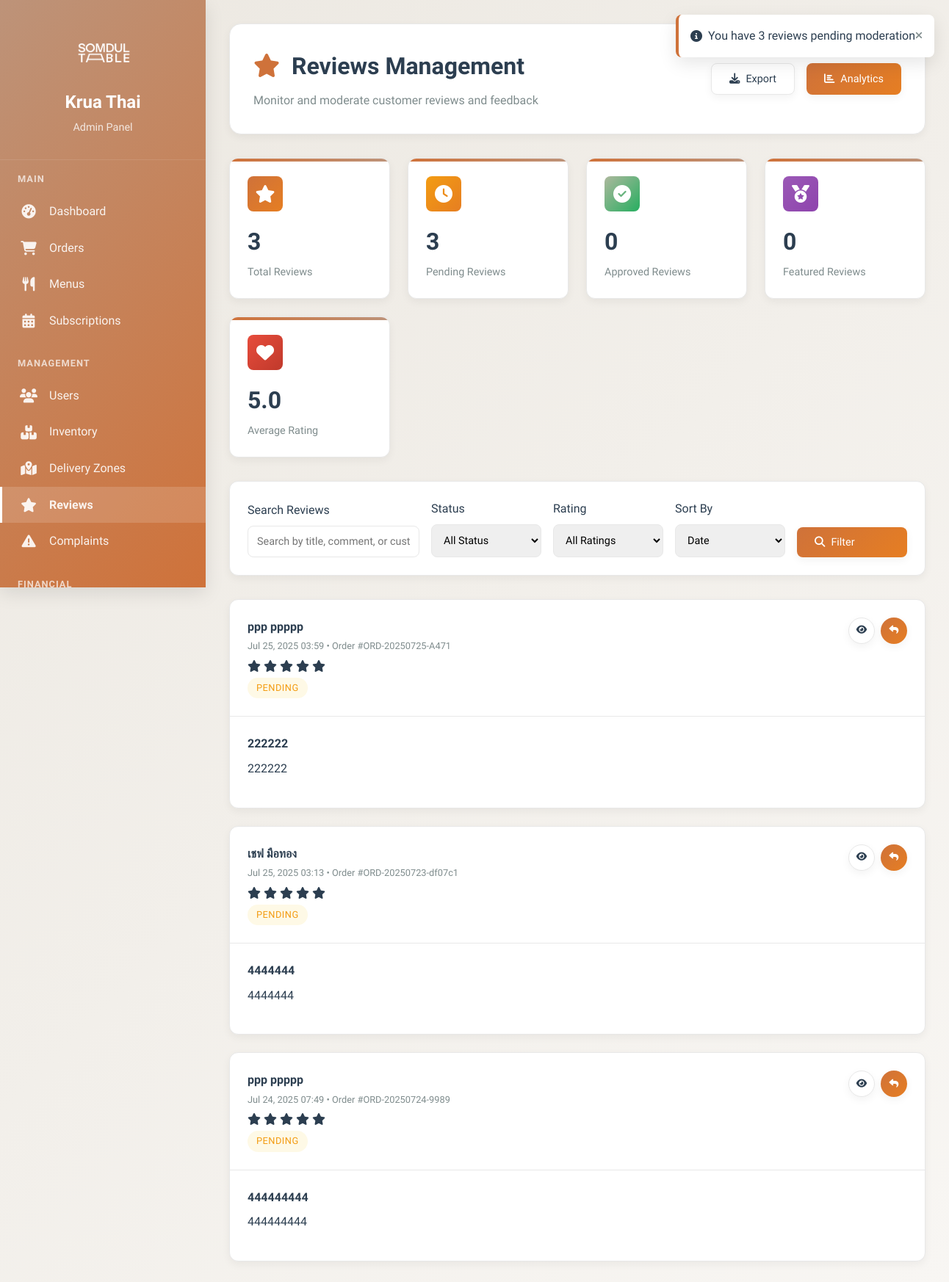
/KruaThai/admin/reviews.php (signed in), run on the app's committed database.
### tables this page shows
CREATE TABLE `reviews` (
  `id` char(36) NOT NULL,
  `order_id` char(36) NOT NULL,
  `user_id` char(36) NOT NULL,
  `menu_id` char(36) DEFAULT NULL,
  `overall_rating` tinyint(4) NOT NULL,
  `food_quality_rating` tinyint(4) DEFAULT NULL,
  `delivery_rating` tinyint(4) DEFAULT NULL,
  `packaging_rating` tinyint(4) DEFAULT NULL,
  `title` varchar(200) DEFAULT NULL,
  `comment` text,
  `pros` text,
  `cons` text,
  `would_recommend` tinyint(1) DEFAULT NULL,
  `photos` longtext,
  `admin_response` text,
  `admin_response_at` timestamp NULL DEFAULT NULL,
  `admin_response_by` char(36) DEFAULT NULL,
  `is_verified` tinyint(1) DEFAULT '0',
  `is_featured` tinyint(1) DEFAULT '0',
  `is_public` tinyint(1) DEFAULT '1',
  `moderation_status` enum('pending','approved','rejected') DEFAULT 'pending',
  `created_at` timestamp NOT NULL DEFAULT CURRENT_TIMESTAMP,
  `updated_at` timestamp NOT NULL DEFAULT CURRENT_TIMESTAMP ON UPDATE CURRENT_TIMESTAMP
);

CREATE TABLE `orders` (
  `id` char(36) NOT NULL,
  `order_number` varchar(20) NOT NULL,
  `subscription_id` char(36) NOT NULL,
  `user_id` char(36) NOT NULL,
  `delivery_date` date NOT NULL,
  `delivery_time_slot` enum('09:00-12:00','12:00-15:00','15:00-18:00','18:00-21:00') DEFAULT NULL,
  `delivery_address` text NOT NULL,
  `delivery_instructions` text,
  `status` enum('pending','confirmed','preparing','ready','out_for_delivery','delivered','cancelled') DEFAULT 'pending',
  `kitchen_status` enum('not_started','in_progress','completed') DEFAULT 'not_started',
  `assigned_rider_id` char(36) DEFAULT NULL,
  `pickup_time` timestamp NULL DEFAULT NULL,
  `delivery_confirmation_method` enum('photo','signature','customer_present','left_at_door') DEFAULT 'customer_present',
  `delivery_photo_url` varchar(500) DEFAULT NULL,
  `delivery_signature_url` varchar(500) DEFAULT NULL,
  `delivered_at` timestamp NULL DEFAULT NULL,
  `total_items` int(11) DEFAULT '0',
  `estimated_prep_time` int(11) DEFAULT '30',
  `special_notes` text,
  `created_at` timestamp NOT NULL DEFAULT CURRENT_TIMESTAMP,
  `updated_at` timestamp NOT NULL DEFAULT CURRENT_TIMESTAMP ON UPDATE CURRENT_TIMESTAMP
);

### KruaThai/admin/reviews.php (the view, shortened to what this page needs)
<?php
require_once '../config/database.php';
try {
    $search = $_GET['search'] ?? '';
    $sortBy = $_GET['sort'] ?? 'created_at';
    $whereConditions = ['1=1'];
    $params = [];
    $whereClause = implode(' AND ', $whereConditions);
    $stmt = $pdo->prepare("
        SELECT r.*,
               CONCAT(u.first_name, ' ', u.last_name) as customer_name,
               u.email as customer_email,
               m.name as menu_name,
               o.order_number
        FROM reviews r
        JOIN users u ON r.user_id = u.id
        LEFT JOIN menus m ON r.menu_id = m.id
        LEFT JOIN orders o ON r.order_id = o.id
        WHERE $whereClause
        ORDER BY r.$sortBy DESC
        LIMIT 50
    ");
    $stmt->execute($params);
    $reviews = $stmt->fetchAll(PDO::FETCH_ASSOC);
    $stmt = $pdo->prepare("
        SELECT
            COUNT(*) as total_reviews,
            SUM(CASE WHEN moderation_status = 'pending' THEN 1 ELSE 0 END) as pending_reviews,
            SUM(CASE WHEN moderation_status = 'approved' THEN 1 ELSE 0 END) as approved_reviews,
            SUM(CASE WHEN is_featured = 1 THEN 1 ELSE 0 END) as featured_reviews,
            AVG(overall_rating) as avg_rating
        FROM reviews
    ");
    $stmt->execute();
    $stats = $stmt->fetch(PDO::FETCH_ASSOC);
} catch (Exception $e) {
    $reviews = [];
    $stats = ['total_reviews' => 0, 'pending_reviews' => 0, 'approved_reviews' => 0, 'featured_reviews' => 0, 'avg_rating' => 0];
    error_log("Reviews error: " . $e->getMessage());
}
?>
<!DOCTYPE html>
<html lang="th">
<head>
    <link href="https://cdnjs.cloudflare.com/ajax/libs/font-awesome/6.4.0/css/all.min.css" rel="stylesheet">
</head>
<body>
    <div class="admin-layout">
        <div class="sidebar" id="sidebar">
            <div class="sidebar-header">
                <div class="logo">
                    <img src="../assets/image/LOGO_White Trans.png"
                         alt="Krua Thai Logo"
                         class="logo-image"
                         loading="lazy">
                </div>
                <div class="sidebar-title">Krua Thai</div>
                <div class="sidebar-subtitle">Admin Panel</div>
            </div>
            <nav class="sidebar-nav">
                <div class="nav-section">
                    <div class="nav-section-title">Main</div>
                    <a href="dashboard.php" class="nav-item">
                        <i class="nav-icon fas fa-tachometer-alt"></i>
                        <span>Dashboard</span>
                    </a>
                    <a href="orders.php" class="nav-item">
                        <i class="nav-icon fas fa-shopping-cart"></i>
                        <span>Orders</span>
                    </a>
                    <a href="menus.php" class="nav-item">
                        <i class="nav-icon fas fa-utensils"></i>
                        <span>Menus</span>
                    </a>
                    <a href="subscriptions.php" class="nav-item">
                        <i class="nav-icon fas fa-calendar-alt"></i>
                        <span>Subscriptions</span>
                    </a>
                </div>
                <div class="nav-section">
                    <div class="nav-section-title">Management</div>
                    <a href="users.php" class="nav-item">
                        <i class="nav-icon fas fa-users"></i>
                        <span>Users</span>
                    </a>
                    <a href="inventory.php" class="nav-item">
                        <i class="nav-icon fas fa-boxes"></i>
                        <span>Inventory</span>
                    </a>
                    <a href="delivery-zones.php" class="nav-item">
                        <i class="nav-icon fas fa-map-marked-alt"></i>
                        <span>Delivery Zones</span>
                    </a>
                    <a href="reviews.php" class="nav-item active">
                        <i class="nav-icon fas fa-star"></i>
                        <span>Reviews</span>
                    </a>
                    <a href="complaints.php" class="nav-item">
                        <i class="nav-icon fas fa-exclamation-triangle"></i>
                        <span>Complaints</span>
                    </a>
                </div>
                <div class="nav-section">
                    <div class="nav-section-title">Financial</div>
                </div>
            </nav>
        </div>
        <div class="main-content">
            <div class="page-header">
                <div class="header-content">
                    <div>
                        <h1 class="page-title">
                            <i class="fas fa-star" style="margin-right: 0.5rem; color: var(--curry);"></i>
                            Reviews Management
                        </h1>
                        <p class="page-subtitle">Monitor and moderate customer reviews and feedback</p>
                    </div>
                    <div class="header-actions">
                        <button class="btn btn-secondary" onclick="exportReviews()">
                            <i class="fas fa-download"></i>
                            Export
                        </button>
                        <button class="btn btn-primary" onclick="showAnalytics()">
                            <i class="fas fa-chart-bar"></i>
                            Analytics
                        </button>
                    </div>
                </div>
            </div>
            <div class="stats-grid">
                <div class="stat-card">
                    <div class="stat-header">
                        <div class="stat-icon" style="background: linear-gradient(135deg, var(--curry), #e67e22);">
                            <i class="fas fa-star"></i>
                        </div>
                    </div>
                    <div class="stat-value"><?= number_format($stats['total_reviews']) ?></div>
                    <div class="stat-label">Total Reviews</div>
                </div>
                <div class="stat-card">
                    <div class="stat-header">
                        <div class="stat-icon" style="background: linear-gradient(135deg, #f39c12, #e67e22);">
                            <i class="fas fa-clock"></i>
                        </div>
                    </div>
                    <div class="stat-value"><?= number_format($stats['pending_reviews']) ?></div>
                    <div class="stat-label">Pending Reviews</div>
                </div>
                <div class="stat-card">
                    <div class="stat-header">
                        <div class="stat-icon" style="background: linear-gradient(135deg, var(--sage), #27ae60);">
                            <i class="fas fa-check-circle"></i>
                        </div>
                    </div>
                    <div class="stat-value"><?= number_format($stats['approved_reviews']) ?></div>
                    <div class="stat-label">Approved Reviews</div>
                </div>
                <div class="stat-card">
                    <div class="stat-header">
                        <div class="stat-icon" style="background: linear-gradient(135deg, #9b59b6, #8e44ad);">
                            <i class="fas fa-medal"></i>
                        </div>
                    </div>
                    <div class="stat-value"><?= number_format($stats['featured_reviews']) ?></div>
                    <div class="stat-label">Featured Reviews</div>
                </div>
                <div class="stat-card">
                    <div class="stat-header">
                        <div class="stat-icon" style="background: linear-gradient(135deg, #e74c3c, #c0392b);">
                            <i class="fas fa-heart"></i>
                        </div>
                    </div>
                    <div class="stat-value"><?= number_format($stats['avg_rating'], 1) ?></div>
                    <div class="stat-label">Average Rating</div>
                </div>
            </div>
            <div class="filters-section">
                <form method="GET" id="filtersForm">
                    <div class="filters-row">
                        <div class="form-group">
                            <label class="form-label">Search Reviews</label>
                            <input type="text"
                                   name="search"
                                   class="form-control"
                                   placeholder="Search by title, comment, or customer..."
                                   value="<?= htmlspecialchars($search) ?>">
                        </div>
                        <div class="form-group">
                            <label class="form-label">Status</label>
                            <select name="status" class="form-control">
                                <option value="">All Status</option>
                            </select>
                        </div>
                        <div class="form-group">
                            <label class="form-label">Rating</label>
                            <select name="rating" class="form-control">
                                <option value="">All Ratings</option>
                            </select>
                        </div>
                        <div class="form-group">
                            <label class="form-label">Sort By</label>
                            <select name="sort" class="form-control">
                                <option value="created_at" <?= $sortBy === 'created_at' ? 'selected' : '' ?>>Date</option>
                            </select>
                        </div>
                        <div class="form-group">
                            <button type="submit" class="btn btn-primary">
                                <i class="fas fa-search"></i>
                                Filter
                            </button>
                        </div>
                    </div>
                </form>
            </div>
            <div class="reviews-grid">
                <?php if (!empty($reviews)): ?>
                    <?php foreach ($reviews as $review): ?>
                    <div class="review-card" data-id="<?= $review['id'] ?>">
                        <div class="review-header">
                            <div class="review-meta">
                                <div class="review-customer"><?= htmlspecialchars($review['customer_name']) ?></div>
                                <div class="review-date">
                                    <?= date('M d, Y H:i', strtotime($review['created_at'])) ?>
                                    <?php if ($review['order_number']): ?>
                                        • Order #<?= htmlspecialchars($review['order_number']) ?>
                                    <?php endif; ?>
                                </div>
                                <div class="stars">
                                    <?php for ($i = 1; $i <= 5; $i++): ?>
                                        <i class="fas fa-star <?= $i <= $review['overall_rating'] ? '' : 'empty' ?>"></i>
                                    <?php endfor; ?>
                                </div>
                                <div style="display: flex; gap: 0.5rem; margin-top: 0.5rem;">
                                    <span class="status-badge status-<?= $review['moderation_status'] ?>">
                                        <?= ucfirst($review['moderation_status']) ?>
                                    </span>
                                </div>
                            </div>
                            <div class="review-actions">
                                <button class="btn btn-icon btn-secondary btn-sm"
                                        onclick="viewReview('<?= $review['id'] ?>')"
                                        title="View Details">
                                    <i class="fas fa-eye"></i>
                                </button>
                                <button class="btn btn-icon btn-primary btn-sm"
                                        onclick="respondToReview('<?= $review['id'] ?>')"
                                        title="Respond">
                                    <i class="fas fa-reply"></i>
                                </button>
                            </div>
                        </div>
                        <div class="review-body">
                            <?php if ($review['title']): ?>
                                <div class="review-title"><?= htmlspecialchars($review['title']) ?></div>
                            <?php endif; ?>
                            <div class="review-content">
                                <?= nl2br(htmlspecialchars($review['comment'])) ?>
                            </div>
                        </div>
                    </div>
                    <?php endforeach; ?>
                <?php endif; ?>
            </div>
        </div>
    </div>
    <div class="toast-container" id="toastContainer"></div>
</body>
</html>

### data on the page
reviews: customer_name "ppp ppppp", created_at "Jul 25, 2025 03:59", order.order_number "ORD-20250725-A471", overall_rating 5 (drawn), moderation_status "PENDING", title "222222", comment "222222"
reviews: customer_name "เชฟ มือทอง", created_at "Jul 25, 2025 03:13", order.order_number "ORD-20250723-df07c1", overall_rating 5 (drawn), moderation_status "PENDING", title "4444444", comment "4444444"
reviews: customer_name "ppp ppppp", created_at "Jul 24, 2025 07:49", order.order_number "ORD-20250724-9989", overall_rating 5 (drawn), moderation_status "PENDING", title "444444444", comment "444444444"

### other printed values
$stats['total_reviews'] "3"
$stats['pending_reviews'] "3"
$stats['approved_reviews'] "0"
$stats['featured_reviews'] "0"
$stats['avg_rating'] "5.0"
